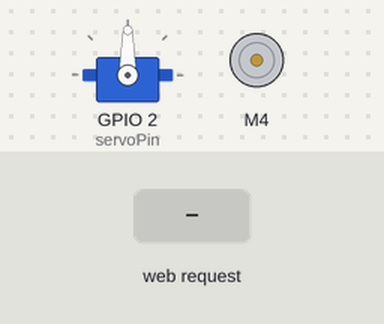
Simulated run of this sketch. Board: ESP8266 (NodeMCU). On the bench: servo, DC motor (green arrow = forward, orange = backward, longer = faster). The test bench sets the inputs (shaded band). WiFi joins after 1.5 s; servers stay silent unless stated; what the sketch prints to the serial monitor is not drawn.

Above: at 2.7 s.
2.8 s: HTTP request GET /servo?angle=1 received
At 3.6 s:
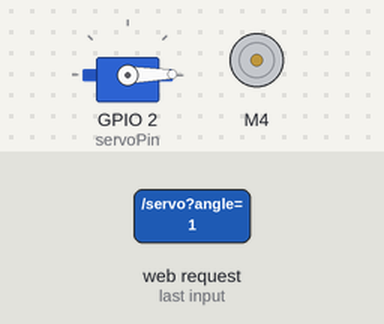
4.3 s: HTTP request GET /motor?angle=1&speed=1 received
5.8 s: HTTP request GET /servo?angle=120 received
At 7.0 s:
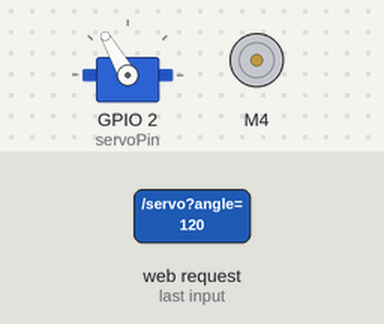
7.3 s: HTTP request GET /motor?angle=120&speed=120 received
At 8.2 s:
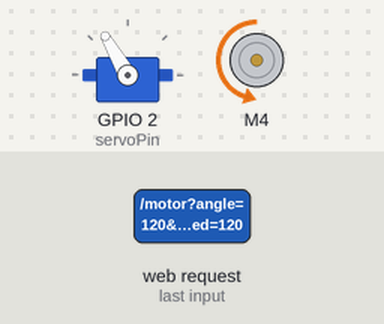
8.8 s: HTTP request GET /servo?angle=0 received
At 9.3 s:
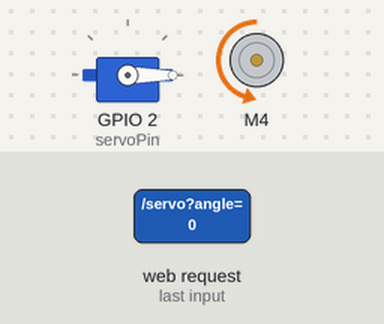
10.3 s: HTTP request GET /servo?angle=120&speed=120 received
At 11.7 s:
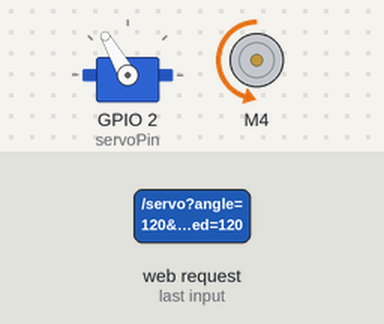
Timing chart, 0 to 12.8 s (numbered marks = the images above; inputs shaded):
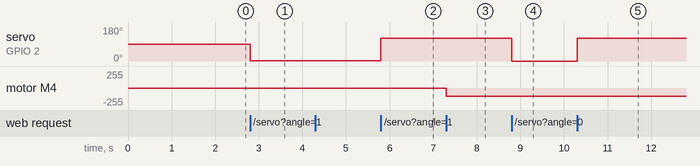

The sketch:

ESPCode.ino
```cpp
#include <L298N.h>
#include <Servo.h>
#include <ESP8266WiFi.h>
#include <ESPAsyncTCP.h>
#include <ESPAsyncWebServer.h>


#define servoPin 2  // 4

Servo my_servo;

// Pin definition
const unsigned int IN1 = 4;  // 2
const unsigned int IN2 = 0;  // 3
const unsigned int EN = 14;  // 5

// Create one motor instance
L298N motor(EN, IN1, IN2);

// Replace with your network credentials
const char* ssid     = "CMU-DEVICE";
const char* password = "";

AsyncWebServer server(80);


void setup()
{
  // Used to display information
  Serial.begin(115200);

  my_servo.attach(servoPin);

  // Connect to Wi-Fi network with SSID and password
  Serial.print("Connecting to ");
  Serial.println(ssid);
  WiFi.begin(ssid, password);
  while (WiFi.status() != WL_CONNECTED) {
    delay(500);
    Serial.print(".");
  }
  // Print local IP address and start web server
  Serial.println("");
  Serial.println("WiFi connected.");
  Serial.println("IP address: ");
  Serial.println(WiFi.localIP());

  // Main route
  server.on("/servo", HTTP_GET, [](AsyncWebServerRequest * request)
  {
    if (request->hasParam("angle"))
    {
      handleServo(request->getParam("angle")->value().toInt());
      request->send(200, "text/plain", "suitcase");
    }
  });

  // Main route
  server.on("/motor", HTTP_GET, [](AsyncWebServerRequest * request)
  {
    if (request->hasParam("angle") && request->hasParam("speed"))
    {
      handleServo(request->getParam("angle")->value().toInt());
      handleMotor(0,
                  request->getParam("speed")->value().toInt());
      request->send(200, "text/plain", "suitcase");
    }
  });
  server.begin();
}

void loop()
{

}

void handleServo(unsigned int angle) {
  if (angle > 180) angle = 180;
  my_servo.write(angle);
  Serial.print("angle: ");
  Serial.println(angle);
}

void handleMotor(unsigned int motor_dir, unsigned int motor_speed) {
  if (motor_dir > 1) motor_dir = 1;
  if (motor_speed > 255) motor_speed = 255;
  setMotorSpeed(motor_speed);
  Serial.print("motor_dir: ");
  Serial.print(motor_dir);
  Serial.print(" motor_speed: ");
  Serial.println(motor_speed);
}

void setMotorSpeed(unsigned int motor_speed)
{
  if (motor_speed < 70)
    motor.stop();
  else {
    motor.setSpeed(motor_speed);
    motor.backward();
  }
}
```

Measured:
- after the input at 2.8 s, servo on GPIO 2 (servoPin): 90° → 1° at once
- after the input at 5.8 s, servo on GPIO 2 (servoPin): 1° → 120° at once
- after the input at 7.3 s, motor M4: stopped → backward 120/255 at once
- after the input at 8.8 s, servo on GPIO 2 (servoPin): 120° → 0° at once
- after the input at 10.3 s, servo on GPIO 2 (servoPin): 0° → 120° at once
